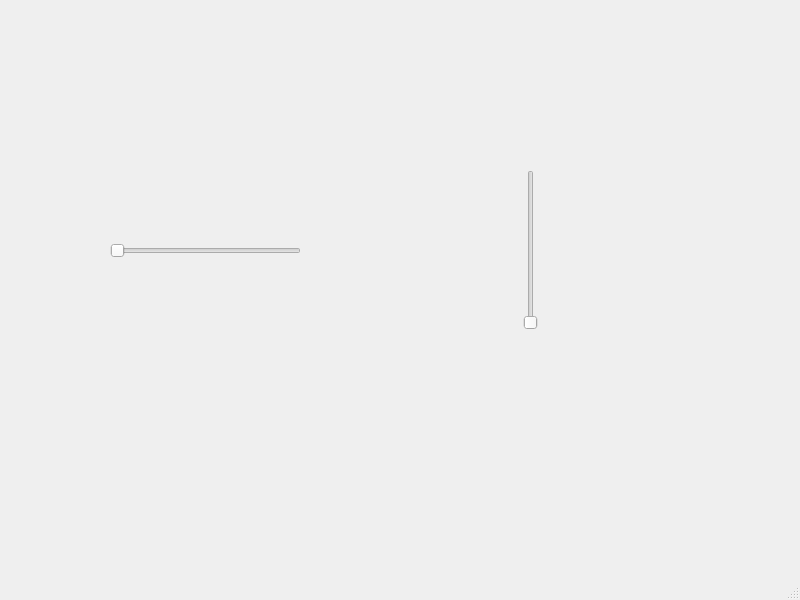
<?xml version="1.0" encoding="UTF-8"?>
<ui version="4.0">
 <class>MainWindow</class>
 <widget class="QMainWindow" name="MainWindow">
  <property name="geometry">
   <rect>
    <x>0</x>
    <y>0</y>
    <width>800</width>
    <height>600</height>
   </rect>
  </property>
  <property name="windowTitle">
   <string>MainWindow</string>
  </property>
  <widget class="QWidget" name="centralwidget">
   <widget class="QSlider" name="horizontalSlider">
    <property name="geometry">
     <rect>
      <x>110</x>
      <y>220</y>
      <width>191</width>
      <height>61</height>
     </rect>
    </property>
    <property name="orientation">
     <enum>Qt::Horizontal</enum>
    </property>
   </widget>
   <widget class="QSlider" name="verticalSlider">
    <property name="geometry">
     <rect>
      <x>520</x>
      <y>170</y>
      <width>22</width>
      <height>160</height>
     </rect>
    </property>
    <property name="orientation">
     <enum>Qt::Vertical</enum>
    </property>
   </widget>
   <widget class="QLabel" name="label_horizontal">
    <property name="geometry">
     <rect>
      <x>320</x>
      <y>230</y>
      <width>71</width>
      <height>31</height>
     </rect>
    </property>
    <property name="font">
     <font>
      <family>Adobe Devanagari</family>
      <pointsize>14</pointsize>
     </font>
    </property>
    <property name="text">
     <string/>
    </property>
   </widget>
   <widget class="QLabel" name="label_vertical">
    <property name="geometry">
     <rect>
      <x>500</x>
      <y>130</y>
      <width>71</width>
      <height>31</height>
     </rect>
    </property>
    <property name="font">
     <font>
      <family>Adobe Devanagari</family>
      <pointsize>14</pointsize>
     </font>
    </property>
    <property name="text">
     <string/>
    </property>
   </widget>
  </widget>
  <widget class="QMenuBar" name="menubar">
   <property name="geometry">
    <rect>
     <x>0</x>
     <y>0</y>
     <width>800</width>
     <height>26</height>
    </rect>
   </property>
  </widget>
  <widget class="QStatusBar" name="statusbar"/>
 </widget>
 <resources/>
 <connections/>
</ui>
